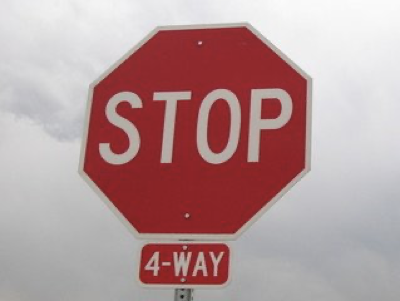
#> input picture road79.png, 400 x 301 px; its folder holds only this picture in this run
$ python 210279A.py
#> lines starting #> are read from the running program, lines starting #| are printed output that depends on the picture; long printed decimals are rounded
import cv2
import numpy as np


index_number = "210279A"
filename = f"road{index_number[-3:-1]}.png"

# Load the image
image = cv2.imread(filename)
#> image is the input picture: shape (301, 400, 3); mean B, G, R 153.8, 152.6, 181.6
if image is None:
    raise FileNotFoundError("Source image not found.")


# Convert to grayscale (8-bpp)
def get_image_size(image):
    return image.shape[:2]


def convert_to_grayscale(image):
    height, width = get_image_size(image)
#> height = 301; width = 400
    gray_image = np.zeros((height, width), dtype=np.uint8)
    for i in range(height):
        for j in range(width):
            (b, g, r) = image[i, j]
            gray_value = int(0.299 * r + 0.587 * g + 0.114 * b)
            gray_image[i, j] = gray_value
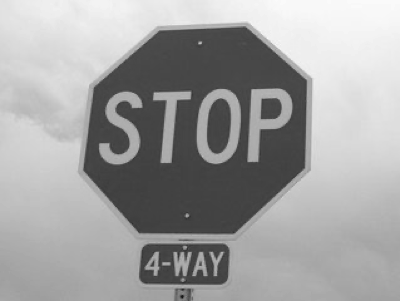
#> gray_image: shape (301, 400); min 21, max 250, mean 160.9
    return gray_image


gray_image = convert_to_grayscale(image)


# Enhance contrast linearly
def enhance_contrast(image):
    min_val, max_val = np.min(image), np.max(image)
#> min_val = 21; max_val = 250
    return ((image - min_val) / (max_val - min_val) * 255).astype(np.uint8)


enhanced_image = enhance_contrast(gray_image)
cv2.imwrite("original.jpeg", enhanced_image)

# Define the filters
filters = {
    "FilterA": np.array([[0, -1, -1, -1, 0],
                         [-1, 2, 2, 2, -1],
                         [-1, 2, 8, 2, -1],
                         [-1, 2, 2, 2, -1],
                         [0, -1, -1, -1, 0]]),
    "FilterB": np.array([[1, 4, 6, 4, 1],
                         [4, 16, 24, 16, 4],
                         [6, 24, 36, 24, 6],
                         [4, 16, 24, 16, 4],
                         [1, 4, 6, 4, 1]]),
    "FilterC": np.full((5, 5), 5),
    "FilterD": np.array([[0, -1, -1, -1, 0],
                         [-1, 2, 2, 2, -1],
                         [-1, 2, 16, 2, -1],
                         [-1, 2, 2, 2, -1],
                         [0, -1, -1, -1, 0]])
}

# Normalize filters
filters = {name: f / np.sum(f) if np.sum(f) !=
           0 else f for name, f in filters.items()}


# Apply filters and save images
def apply_filter(image, filter_matrix):
    image_height, image_width = image.shape
    filter_size = filter_matrix.shape[0]
    pad_size = filter_size // 2

    # Padding the image with zeros
    padded_image = np.pad(image, pad_size, mode='constant', constant_values=0)

    # Create an output image
    output_image = np.zeros_like(image)

    # Perform convolution
    for i in range(image_height):
        for j in range(image_width):
            region = padded_image[i:i+filter_size, j:j+filter_size]
            output_image[i, j] = np.sum(region * filter_matrix)

    # Clip values to stay within valid range
    output_image = np.clip(output_image, 0, 255)

    return output_image.astype(np.uint8)


rms_values = {}
for name, filter_matrix in filters.items():
    filtered_image = apply_filter(enhanced_image, filter_matrix)
    cv2.imwrite(f"{name}.jpeg", filtered_image)

    # Compute RMS difference
    rms_diff = np.sqrt(np.mean((enhanced_image - filtered_image) ** 2))
    rms_values[name] = rms_diff
#> this loop made 4 passes
#> rms_diff on passes 1 to 4: 3.57, 3.52, 3.99, 2.84
#> pass 1, in apply_filter, `padded_image = np.pad(image, pad_size, mode='constant', constant_value..`:
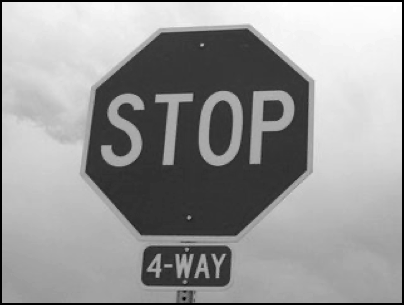
#> padded_image: shape (305, 404); min 0, max 255, mean 151.8
#> pass 1, `filtered_image = apply_filter(enhanced_image, filter_matrix)`:
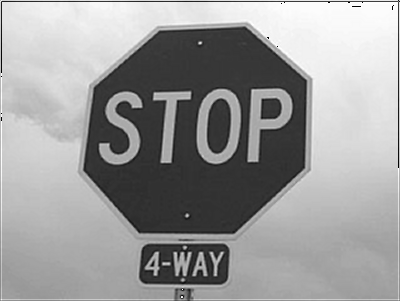
#> filtered_image: shape (301, 400); min 0, max 255, mean 153.9
#> pass 2, `filtered_image = apply_filter(enhanced_image, filter_matrix)`:
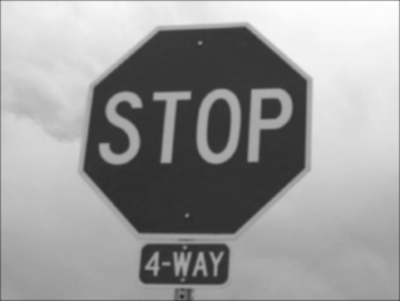
#> filtered_image: shape (301, 400); min 39, max 254, mean 154
#> after the loop, rms_values = {'FilterA': 3.57, 'FilterB': 3.52, 'FilterC': 3.99, 'FilterD': 2.84}


# Print RMS values
for name, rms in rms_values.items():
    print(f"RMS difference for {name}: {rms}")
#> this loop made 4 passes
#| RMS difference for FilterA: 3.565
#| RMS difference for FilterB: 3.518
#| RMS difference for FilterC: 3.985
#| RMS difference for FilterD: 2.844
